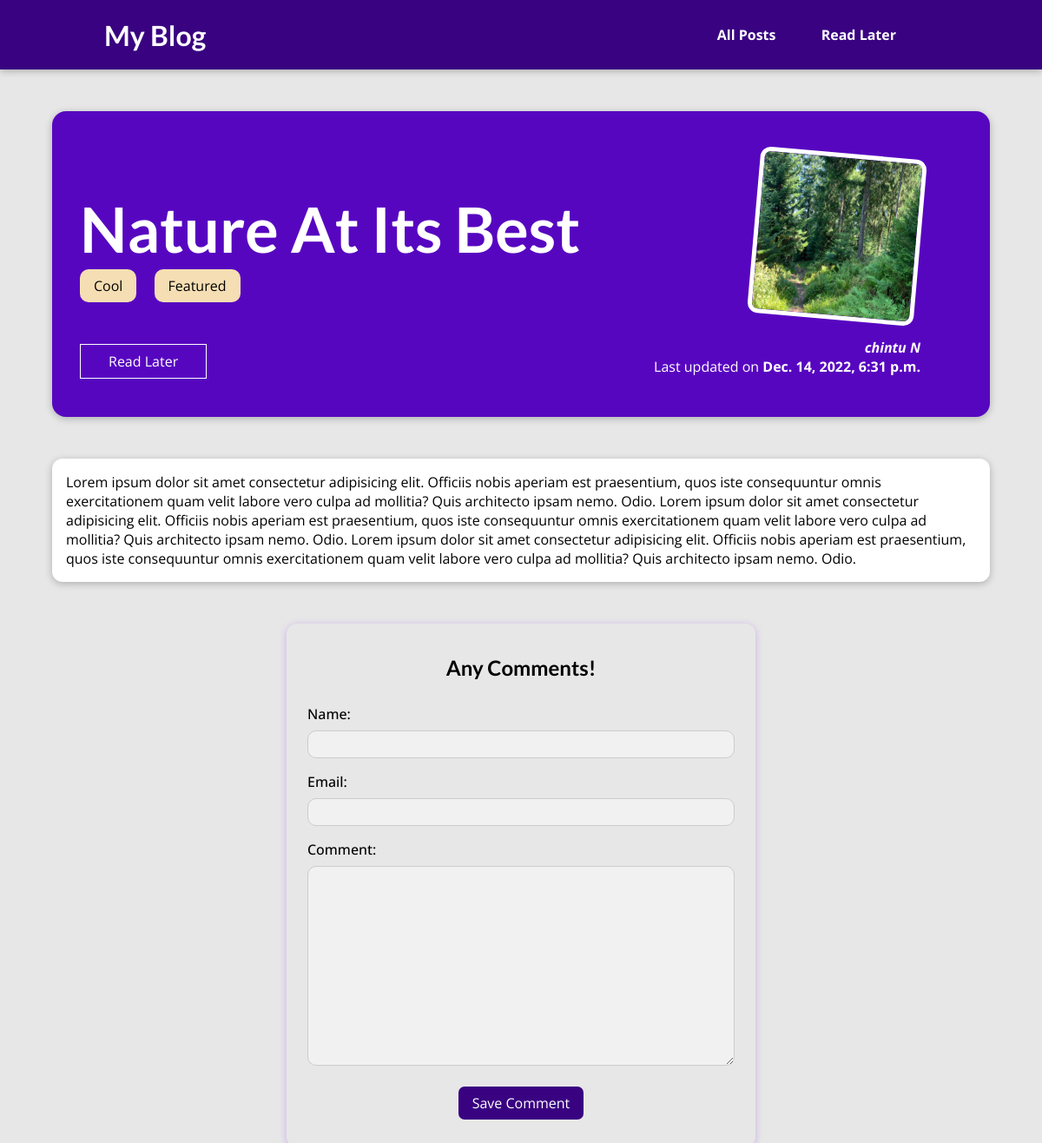
The page /posts/nature-at-its-best on the database as committed earlier.
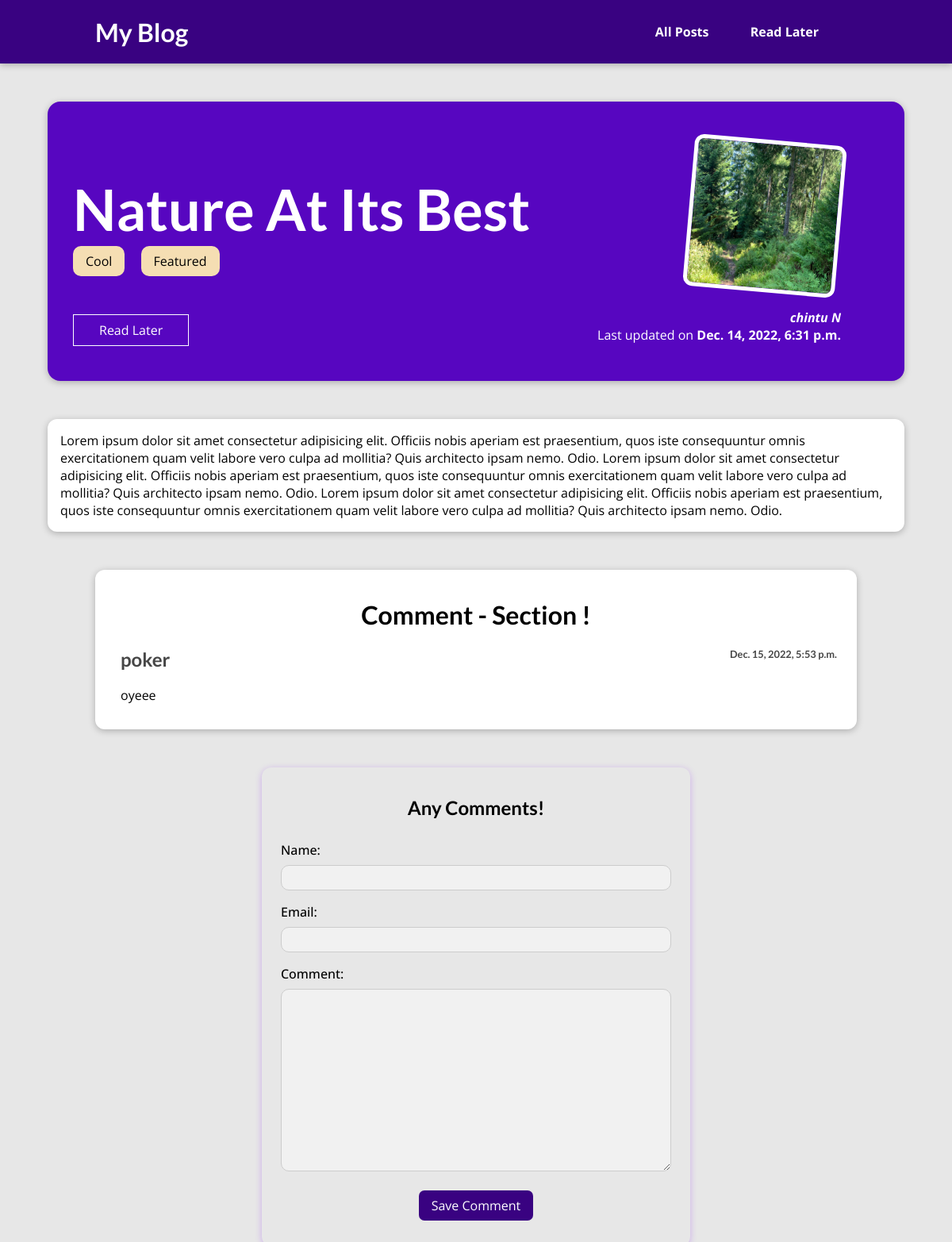
The same page on the database as committed later.
### blog/models.py (models this page shows, shortened)
class Tag(models.Model):
    tag_name=models.CharField(max_length=100, null=False)
    def __str__(self):
        return f"{self.tag_name}"

class Comment(models.Model):
    name=models.CharField(max_length=100, null=False)
    email=models.EmailField(max_length=100, null=False, unique=True)
    comment=models.TextField()
    post=models.ForeignKey(Post, on_delete=models.CASCADE, related_name='comments')
    date=models.DateTimeField(auto_now=True)

### blog/views.py (the view, shortened to what this page needs)
# urls.py: path("posts/<slug>",views.post_detail, name="post_detail"),
def post_detail(request, slug):
    identified_post = Post.objects.get(slug=slug)
    comments=identified_post.comments.all().order_by("-date")
    stored_posts = request.session.get("read_later")
    if(stored_posts is None):
        is_added_to_read_later = False
    else:
        if identified_post.id not in stored_posts:
            is_added_to_read_later = False
        else:
            is_added_to_read_later = True
    if request.method == "GET":
        return render(request, "blog/post-detail.html", {
            "post": identified_post,
            "comments": comments,
            "comment_form": CommentForm(),
            "is_added_to_read_later": is_added_to_read_later
        })
    else:
        return Http404()

### blog/forms.py
class CommentForm(forms.ModelForm):
    class Meta:
        model = Comment
        fields = ('name', 'email', 'comment')

### blog/models.py (called while the page is built)
    def full_name(self):
        return f"{self.first_name} {self.last_name}"

    def __str__(self):
        return self.full_name()

### blog/templates/blog/post-detail.html (shortened to what this page needs)
{% extends 'base.html' %}
{% load static %}
{% block css_files %}
<link rel="stylesheet" href="{% static "blog/post-detail.css" %}" />
{% endblock %}
{% block content %}
<section id="summary">
    <h2>{{post.title}}</h2>
    <div>
        {% for tag in post.tags.all %}
        <span class="tag">{{tag}}</span>
        {% endfor %}
    </div>
    <div id="read-later">
        <form  action="{% url 'read-later' %}" method="post">
                {% if not is_added_to_read_later %}
                    <button type="submit">Read Later</button>
                {% else %}
                    <button type="submit">Remove from Read Later</button>
                {% endif %}
        </form>
    </div>
    <article>
        <img src="{{post.image.url}}">
        <address>{{ post.author }}</address>
        <div>
            Last updated on <time>{{ post.date }}</time>
        </div>
    </article>
</section>
<main>
    {{ post.content }}
</main>
{% if comments %}
<div id="comments">
    <h1 style="text-align: center;font-weight: bold;">Comment - Section !</h1>
    <ul>
        {% for comment in comments %}
        <li>
            <h2>
                {{comment.name}}
                <time>{{ comment.date }}</time>
            </h2>
            <p>{{ comment.comment }}</p>
        </li>
        {% endfor %}
    </ul>
</div>
{% endif %}
<section id="container">
    <h2> Any Comments!</h2>
    <form   action=" {% url 'post_detail' post.slug %} " method="POST">
        {% for field in comment_form %}
        <div class="form-control {% if field.errors %} invalid {% endif %} ">
            {{ field.label_tag }}
            {{ field }}
        </div>
        {% endfor %}
        <button type="submit">Save Comment</button>
</section>
{% endblock %}

Rows that differ between the two databases and show on the page:
added Comment: name "poker", date "Dec. 15, 2022, 5:53 p.m.", comment "oyeee"
Other text that changed with them:
text now shown: "Comment - Section !"
